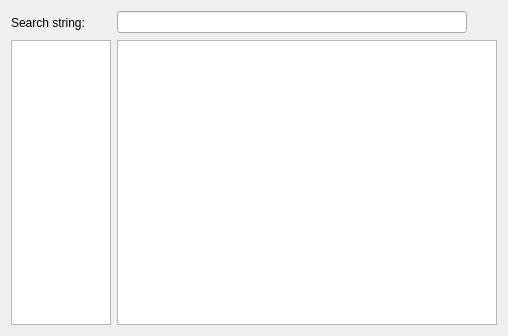
<ui version="4.0" >
 <class>historyViewClass</class>
 <widget class="QWidget" name="historyViewClass" >
  <property name="geometry" >
   <rect>
    <x>0</x>
    <y>0</y>
    <width>508</width>
    <height>336</height>
   </rect>
  </property>
  <property name="minimumSize" >
   <size>
    <width>400</width>
    <height>300</height>
   </size>
  </property>
  <property name="windowTitle" >
   <string>historyView</string>
  </property>
  <layout class="QGridLayout" >
   <item row="1" column="0" >
    <widget class="QListWidget" name="dateList" >
     <property name="minimumSize" >
      <size>
       <width>100</width>
       <height>0</height>
      </size>
     </property>
     <property name="maximumSize" >
      <size>
       <width>100</width>
       <height>16777215</height>
      </size>
     </property>
     <property name="alternatingRowColors" >
      <bool>false</bool>
     </property>
     <property name="movement" >
      <enum>QListView::Static</enum>
     </property>
     <property name="flow" >
      <enum>QListView::TopToBottom</enum>
     </property>
     <property name="isWrapping" stdset="0" >
      <bool>false</bool>
     </property>
     <property name="layoutMode" >
      <enum>QListView::SinglePass</enum>
     </property>
     <property name="viewMode" >
      <enum>QListView::ListMode</enum>
     </property>
     <property name="selectionRectVisible" >
      <bool>false</bool>
     </property>
     <property name="sortingEnabled" >
      <bool>true</bool>
     </property>
    </widget>
   </item>
   <item row="1" column="1" colspan="2" >
    <widget class="icqTextBrowser" name="historyChat" >
     <property name="openExternalLinks" >
      <bool>true</bool>
     </property>
    </widget>
   </item>
   <item row="0" column="0" >
    <widget class="QLabel" name="sString" >
     <property name="text" >
      <string>Search string:</string>
     </property>
    </widget>
   </item>
   <item row="0" column="1" >
    <widget class="QLineEdit" name="lSearch" />
   </item>
   <item row="0" column="2" >
    <widget class="QToolButton" name="bSearch" >
     <property name="text" >
      <string/>
     </property>
     <property name="icon" >
      <iconset resource="../../../qutim.qrc" >
       <normaloff>:/icons/crystal_project/request.png</normaloff>:/icons/crystal_project/request.png</iconset>
     </property>
     <property name="shortcut" >
      <string>Return</string>
     </property>
     <property name="autoExclusive" >
      <bool>false</bool>
     </property>
     <property name="autoRaise" >
      <bool>true</bool>
     </property>
    </widget>
   </item>
  </layout>
 </widget>
 <layoutdefault spacing="6" margin="11" />
 <customwidgets>
  <customwidget>
   <class>icqTextBrowser</class>
   <extends>QTextBrowser</extends>
   <header>protocol/oscar/icq/icqtextbrowser.h</header>
  </customwidget>
 </customwidgets>
 <resources>
  <include location="../../../qutim.qrc" />
 </resources>
 <connections/>
</ui>
